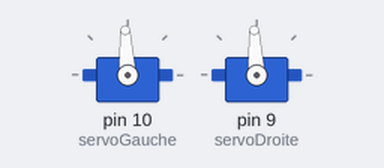
The sketch below on a simulated Arduino Uno, built with avr-gcc and run on an emulated ATmega328P. Shown: 2 × servo. What the sketch prints to the serial monitor is not drawn.

Above: at 2.4 s.
Timing chart, 0 to 3.9 s (numbered marks = the images above):
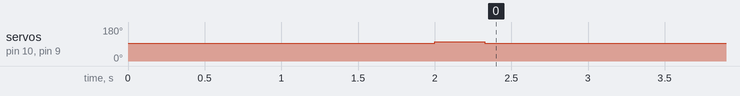

Measured:
- by itself, servo on pin 10 (servoGauche), servo on pin 9 (servoDroite): 93° → 102° at 2.0 s, → 93° 0.33 s later

The sketch:

Tourner_Droite.ino
```cpp
#include <Servo.h>

Servo servoGauche;
Servo servoDroite;

// --- VALEUR À AJUSTER ---
#define TEMPS_ROTATION_TEST 325
// ------------------------

void setup() {
  Serial.begin(9600);
  servoGauche.attach(10);
  servoDroite.attach(9);

  // ** En µs **
  // Arrêt initial
  Serial.println("Arrêt des moteurs");

  servoGauche.writeMicroseconds(1500);
  servoDroite.writeMicroseconds(1500);
  delay(2000); // Laisse 2 secondes pour poser le robot par terre

  //// Exécution du virage à droite
  Serial.println("Tourner à droite");
  servoGauche.writeMicroseconds(1600);
  servoDroite.writeMicroseconds(1600);
  delay(TEMPS_ROTATION_TEST);

  //// Arrêt définitif
  Serial.println("Arrêt définitif des moteurs");
  servoGauche.writeMicroseconds(1500);
  servoDroite.writeMicroseconds(1500);

}

void loop() {}
```
